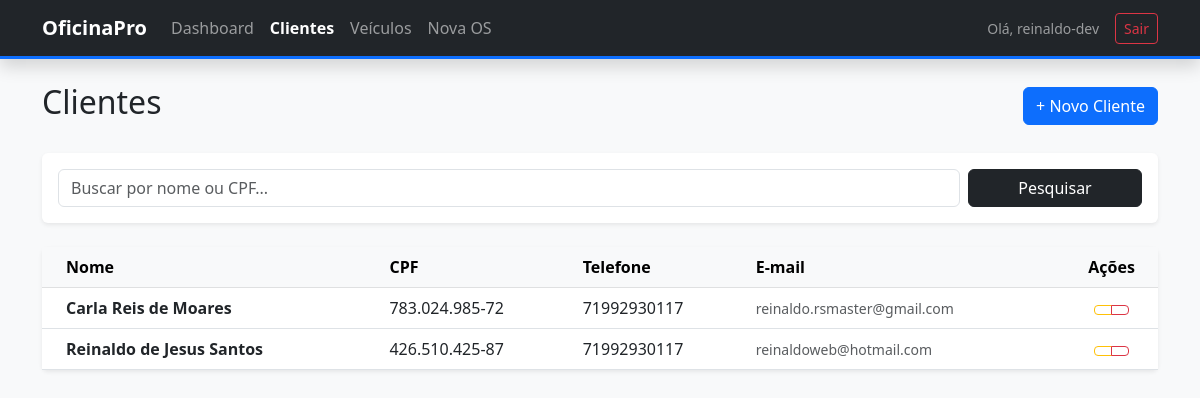
The app's page /oficina/clientes/ (signed in), older data.
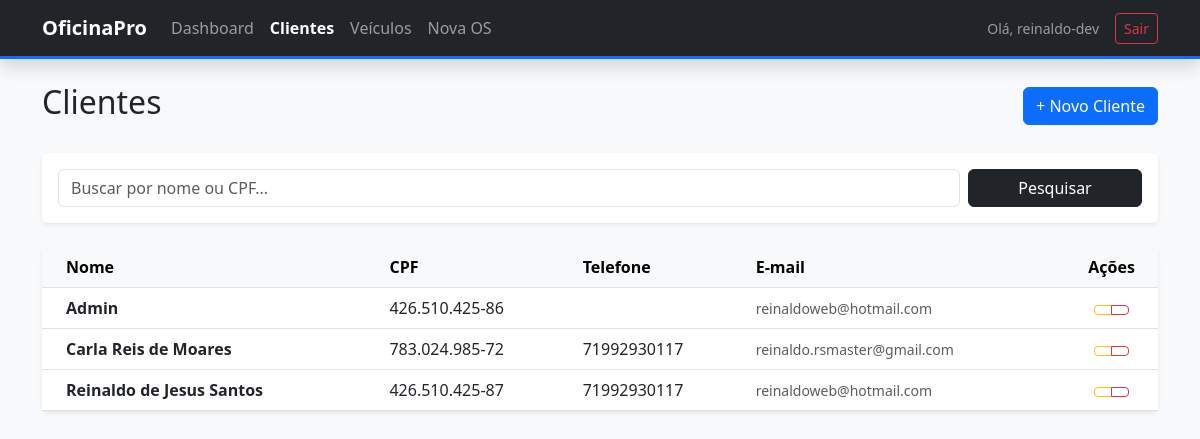
The same page, newer data.
### gestao/models.py (models this page shows, shortened)
class Cliente(models.Model):
    nome = models.CharField(max_length=100)
    email = models.EmailField()
    telefone = models.CharField(max_length=20)
    cpf = models.CharField(max_length=14, unique=True)

### gestao/views.py (the view)
# urls.py: path("clientes/", views.lista_clientes, name="lista_clientes"),
@login_required
def lista_clientes(request):
    busca = request.GET.get('search')
    if busca:
        clientes = Cliente.objects.filter(
            Q(nome__icontains=busca) | Q(cpf__icontains=busca)
        ).order_by('nome')
    else:
        clientes = Cliente.objects.all().order_by('nome')
    return render(request, 'gestao/lista_clientes.html', {
        'clientes': clientes,
        'busca': busca
    })

### gestao/templates/gestao/lista_clientes.html (shortened to what this page needs)
{% extends 'gestao/base.html' %}
{% block content %}
<div class="d-flex justify-content-between align-items-center mb-4">
    <h2> Clientes</h2>
    <a href="{% url 'novo_cliente' %}" class="btn btn-primary">+ Novo Cliente</a>
</div>
<div class="card shadow-sm mb-4">
    <div class="card-body">
        <form method="GET" class="row g-2">
            <div class="col-md-10">
                <input type="text" name="search" class="form-control" placeholder="Buscar por nome ou CPF..."
                    value="{{ busca|default:'' }}">
            </div>
            <div class="col-md-2">
                <button type="submit" class="btn btn-dark w-100">
                     Pesquisar
                </button>
            </div>
        </form>
    </div>
</div>
<div class="card shadow-sm border-0">
    <div class="card-body p-0">
        <div class="table-responsive">
            <table class="table table-hover align-middle mb-0">
                <thead class="table-light">
                    <tr>
                        <th class="ps-4">Nome</th>
                        <th>CPF</th>
                        <th>Telefone</th>
                        <th>E-mail</th>
                        <th class="text-center">Ações</th>
                    </tr>
                </thead>
                <tbody>
                    {% for cliente in clientes %}
                    <tr>
                        <td class="ps-4 fw-bold">{{ cliente.nome }}</td>
                        <td>{{ cliente.cpf }}</td>
                        <td>{{ cliente.telefone }}</td>
                        <td class="text-muted small">{{ cliente.email }}</td>
                        <td class="text-center">
                            <div class="btn-group">
                                <a href="{% url 'editar_cliente' cliente.id %}" class="btn btn-sm btn-outline-warning"
                                    title="Editar">
                                </a>
                                <a href="{% url 'excluir_cliente' cliente.id %}" class="btn btn-sm btn-outline-danger"
                                    title="Excluir">
                                </a>
                            </div>
                        </td>
                    </tr>
                    {% empty %}
                    <tr>
                        <td colspan="5" class="text-center py-5 text-muted">
                            Nenhum cliente encontrado para a busca "{{ busca }}".
                        </td>
                    </tr>
                    {% endfor %}
                </tbody>
            </table>
        </div>
    </div>
</div>
{% endblock %}

Row changes from the older to the newer data that the page shows:
added Cliente: nome "Admin", cpf "426.510.425-86", email "reinaldoweb@hotmail.com"
